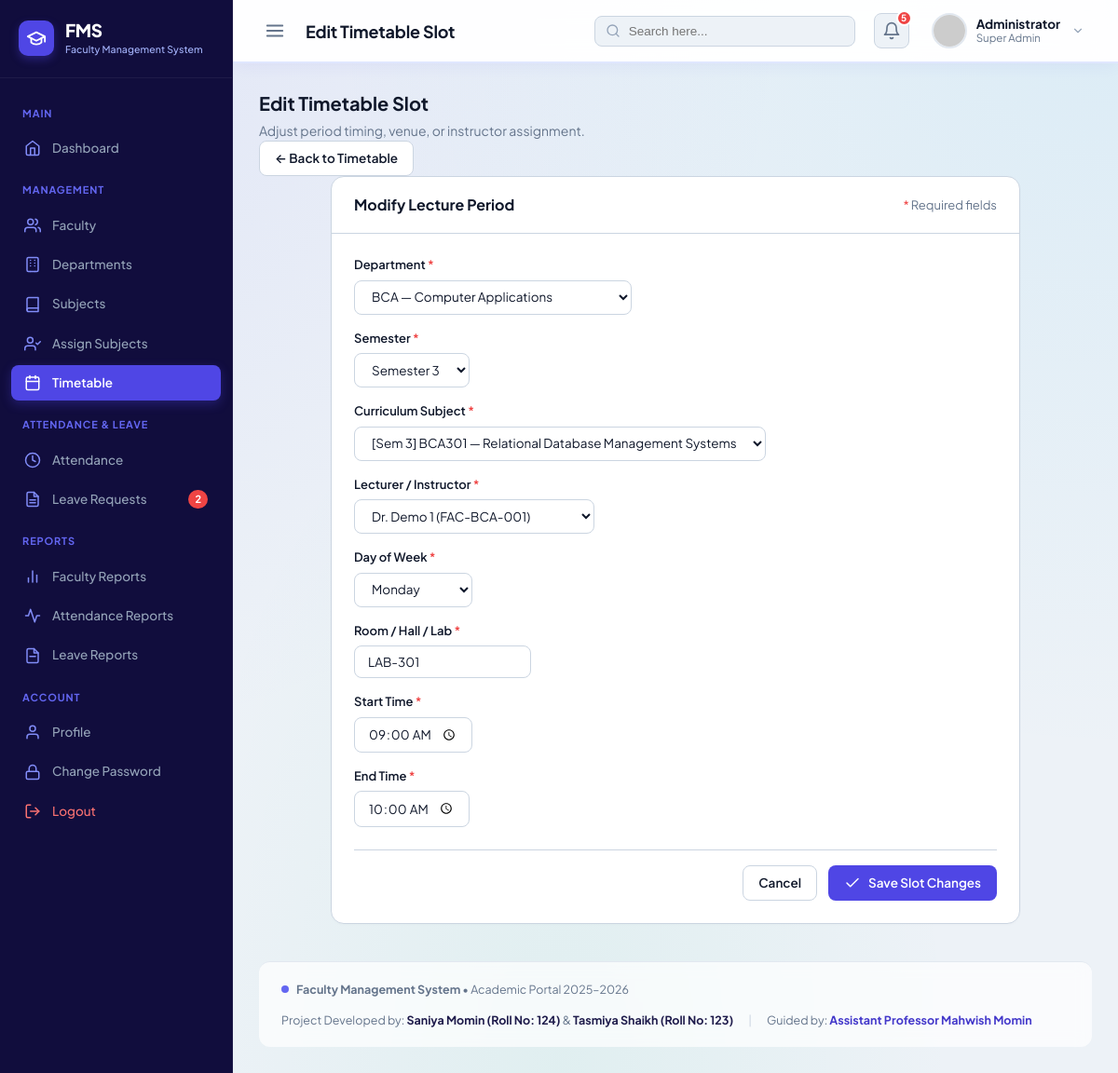
/admin/timetable/edit.php?id=1, run on the app's committed database.
### tables this page shows
CREATE TABLE `timetable` (
  `id` INT AUTO_INCREMENT PRIMARY KEY,
  `faculty_id` INT NOT NULL,
  `subject_id` INT NOT NULL,
  `department_id` INT NOT NULL,
  `day_of_week` ENUM('Monday', 'Tuesday', 'Wednesday', 'Thursday', 'Friday', 'Saturday') NOT NULL,
  `start_time` TIME NOT NULL,
  `end_time` TIME NOT NULL,
  `room_number` VARCHAR(30) NOT NULL,
  `semester` INT NOT NULL,
  `created_at` TIMESTAMP DEFAULT CURRENT_TIMESTAMP,
  UNIQUE KEY `unique_room_day_slot` (`room_number`, `day_of_week`, `start_time`),
  UNIQUE KEY `unique_faculty_day_slot` (`faculty_id`, `day_of_week`, `start_time`),
  INDEX `idx_timetable_day` (`day_of_week`),
  CONSTRAINT `fk_tt_faculty` FOREIGN KEY (`faculty_id`) 
    REFERENCES `faculty` (`id`) ON DELETE CASCADE ON UPDATE CASCADE,
  CONSTRAINT `fk_tt_subject` FOREIGN KEY (`subject_id`) 
    REFERENCES `subjects` (`id`) ON DELETE CASCADE ON UPDATE CASCADE,
  CONSTRAINT `fk_tt_department` FOREIGN KEY (`department_id`) 
    REFERENCES `departments` (`id`) ON DELETE CASCADE ON UPDATE CASCADE
);

CREATE TABLE `departments` (
  `id` INT AUTO_INCREMENT PRIMARY KEY,
  `dept_code` VARCHAR(10) NOT NULL UNIQUE,
  `dept_name` VARCHAR(100) NOT NULL,
  `description` VARCHAR(255) DEFAULT NULL,
  `created_at` TIMESTAMP DEFAULT CURRENT_TIMESTAMP
);

CREATE TABLE `faculty` (
  `id` INT AUTO_INCREMENT PRIMARY KEY,
  `user_id` INT NOT NULL UNIQUE,
  `department_id` INT NOT NULL,
  `emp_id` VARCHAR(20) NOT NULL UNIQUE,
  `full_name` VARCHAR(100) NOT NULL,
  `email` VARCHAR(100) NOT NULL UNIQUE,
  `phone` VARCHAR(20) NOT NULL,
  `designation` VARCHAR(100) NOT NULL,
  `qualification` VARCHAR(100) NOT NULL,
  `joining_date` DATE NOT NULL,
  `photo` VARCHAR(255) DEFAULT 'default_avatar.png',
  `created_at` TIMESTAMP DEFAULT CURRENT_TIMESTAMP,
  INDEX `idx_faculty_dept` (`department_id`),
  INDEX `idx_faculty_emp_id` (`emp_id`),
  CONSTRAINT `fk_faculty_user` FOREIGN KEY (`user_id`) 
    REFERENCES `users` (`id`) ON DELETE CASCADE ON UPDATE CASCADE,
  CONSTRAINT `fk_faculty_department` FOREIGN KEY (`department_id`) 
    REFERENCES `departments` (`id`) ON DELETE RESTRICT ON UPDATE CASCADE
);

### includes/functions.php (called while the page is built, shortened)
<?php
function escape($string) {
    return htmlspecialchars((string)($string ?? ''), ENT_QUOTES, 'UTF-8');
}

### admin/timetable/edit.php (the view, shortened to what this page needs)
<?php
$db = getDB();
$id = (int)($_GET['id'] ?? 0);
try {
    $stmt = $db->prepare("SELECT * FROM timetable WHERE id = ?");
    $stmt->execute([$id]);
    $slot = $stmt->fetch();
} catch (Exception $e) {
    setFlashMessage('danger', 'Error loading slot.');
    header('Location: ' . BASE_URL . 'admin/timetable/index.php');
    exit;
}
$departments = $db->query("SELECT id, dept_code, dept_name FROM departments ORDER BY dept_code ASC")->fetchAll();
$facultyList = $db->query("SELECT id, full_name, emp_id, department_id FROM faculty ORDER BY full_name ASC")->fetchAll();
$subjectsList = $db->query("SELECT id, subject_code, subject_name, semester, department_id FROM subjects ORDER BY department_id ASC, semester ASC, subject_code ASC")->fetchAll();
$departmentId = (int)$slot['department_id'];
$semester = (int)$slot['semester'];
$facultyId = (int)$slot['faculty_id'];
$subjectId = (int)$slot['subject_id'];
$dayOfWeek = $slot['day_of_week'];
$startTime = $slot['start_time'];
$endTime = $slot['end_time'];
$roomNumber = $slot['room_number'];
include __DIR__ . '/../../includes/header.php';
?>
<div class="content-header">
    <div>
        <h2 style="font-size: 20px; font-weight: 700; color: var(--text); margin: 0 0 4px;">Edit Timetable Slot</h2>
        <p style="color: var(--text-muted); font-size: 14px; margin: 0;">Adjust period timing, venue, or instructor assignment.</p>
    </div>
    <div>
        <a href="<?php echo BASE_URL; ?>admin/timetable/index.php?department_id=<?php echo $departmentId; ?>&semester=<?php echo $semester; ?>" class="btn btn-secondary">
            &larr; Back to Timetable
        </a>
    </div>
</div>
<div class="card" style="max-width: 740px; margin: 0 auto;">
    <div class="card-header">
        <h3 class="card-title">Modify Lecture Period</h3>
        <span style="font-size: 13px; color: var(--text-muted);"><span style="color: var(--danger);">*</span> Required fields</span>
    </div>
    <div class="card-body">
        <form method="POST" action="" novalidate>
            <div class="form-grid" style="grid-template-columns: repeat(auto-fit, minmax(220px, 1fr));">
                <div class="form-group">
                    <label for="department_id" class="form-label">
                        Department <span style="color: var(--danger);">*</span>
                    </label>
                    <select id="department_id" name="department_id" class="form-control" required>
                        <?php foreach ($departments as $d): ?>
                            <option value="<?php echo (int)$d['id']; ?>" <?php echo ($departmentId === (int)$d['id']) ? 'selected' : ''; ?>>
                                <?php echo escape($d['dept_code']); ?> — <?php echo escape($d['dept_name']); ?>
                            </option>
                        <?php endforeach; ?>
                    </select>
                </div>
                <div class="form-group">
                    <label for="semester" class="form-label">
                        Semester <span style="color: var(--danger);">*</span>
                    </label>
                    <select id="semester" name="semester" class="form-control" required>
                        <?php for ($s = 1; $s <= 8; $s++): ?>
                            <option value="<?php echo $s; ?>" <?php echo ($semester === $s) ? 'selected' : ''; ?>>
                                Semester <?php echo $s; ?>
                            </option>
                        <?php endfor; ?>
                    </select>
                </div>
                <div class="form-group" style="grid-column: 1 / -1;">
                    <label for="subject_id" class="form-label">
                        Curriculum Subject <span style="color: var(--danger);">*</span>
                    </label>
                    <select id="subject_id" name="subject_id" class="form-control" required>
                        <?php foreach ($subjectsList as $sub): ?>
                            <option value="<?php echo (int)$sub['id']; ?>" <?php echo ($subjectId === (int)$sub['id']) ? 'selected' : ''; ?>>
                                [Sem <?php echo (int)$sub['semester']; ?>] <?php echo escape($sub['subject_code']); ?> — <?php echo escape($sub['subject_name']); ?>
                            </option>
                        <?php endforeach; ?>
                    </select>
                </div>
                <div class="form-group" style="grid-column: 1 / -1;">
                    <label for="faculty_id" class="form-label">
                        Lecturer / Instructor <span style="color: var(--danger);">*</span>
                    </label>
                    <select id="faculty_id" name="faculty_id" class="form-control" required>
                        <?php foreach ($facultyList as $f): ?>
                            <option value="<?php echo (int)$f['id']; ?>" <?php echo ($facultyId === (int)$f['id']) ? 'selected' : ''; ?>>
                                <?php echo escape($f['full_name']); ?> (<?php echo escape($f['emp_id']); ?>)
                            </option>
                        <?php endforeach; ?>
                    </select>
                </div>
                <div class="form-group">
                    <label for="day_of_week" class="form-label">
                        Day of Week <span style="color: var(--danger);">*</span>
                    </label>
                    <select id="day_of_week" name="day_of_week" class="form-control" required>
                        <?php foreach (['Monday', 'Tuesday', 'Wednesday', 'Thursday', 'Friday', 'Saturday'] as $day): ?>
                            <option value="<?php echo $day; ?>" <?php echo ($dayOfWeek === $day) ? 'selected' : ''; ?>>
                                <?php echo $day; ?>
                            </option>
                        <?php endforeach; ?>
                    </select>
                </div>
                <div class="form-group">
                    <label for="room_number" class="form-label">
                        Room / Hall / Lab <span style="color: var(--danger);">*</span>
                    </label>
                    <input type="text"
                           id="room_number"
                           name="room_number"
                           class="form-control"
                           value="<?php echo escape($roomNumber); ?>"
                           required
                           style="text-transform: uppercase;">
                </div>
                <div class="form-group">
                    <label for="start_time" class="form-label">
                        Start Time <span style="color: var(--danger);">*</span>
                    </label>
                    <input type="time"
                           id="start_time"
                           name="start_time"
                           class="form-control"
                           value="<?php echo escape($startTime); ?>"
                           required>
                </div>
                <div class="form-group">
                    <label for="end_time" class="form-label">
                        End Time <span style="color: var(--danger);">*</span>
                    </label>
                    <input type="time"
                           id="end_time"
                           name="end_time"
                           class="form-control"
                           value="<?php echo escape($endTime); ?>"
                           required>
                </div>
            </div>
            <div style="display: flex; gap: 12px; justify-content: flex-end; margin-top: 24px; padding-top: 16px; border-top: 1px solid var(--border);">
                <a href="<?php echo BASE_URL; ?>admin/timetable/index.php" class="btn btn-secondary">
                    Cancel
                </a>
                <button type="submit" class="btn btn-primary">
                    <svg width="18" height="18" viewBox="0 0 24 24" fill="none" stroke="currentColor" stroke-width="2" stroke-linecap="round" stroke-linejoin="round">
                        <polyline points="20 6 9 17 4 12"/>
                    </svg>
                    Save Slot Changes
                </button>
            </div>
        </form>
    </div>
</div>
<?php include __DIR__ . '/../../includes/footer.php'; ?>

### assets/css/style.css (style rules this page uses)
:root { --primary: #4F46E5; --primary-hover: #4338CA; --primary-light: #EEF2FF; --sidebar-bg: #110D3D; --sidebar-hover: rgba(255, 255, 255, 0.07); --sidebar-active: #4F46E5; --sidebar-text: #94A3B8; --sidebar-text-active: #FFFFFF; --sidebar-header: #6366F1; --bg-main: #EDF2F7; --surface: #FFFFFF; --surface-subtle: #E2E8F0; --text-main: #0F172A; --text-muted: #64748B; --text-light: #94A3B8; --border: #CBD5E1; --border-light: #E2E8F0; --success: #10B981; --success-bg: #DCFCE7; --success-text: #15803D; --warning: #F59E0B; --warning-bg: #FEF3C7; --warning-text: #B45309; --danger: #EF4444; --danger-bg: #FEE2E2; --danger-text: #B91C1C; --info: #0284C7; --info-bg: #E0F2FE; --info-text: #0369A1; --sidebar-width: 250px; --topbar-height: 68px; --radius-sm: 6px; --radius-md: 10px; --radius-lg: 14px; }
*, *::before, *::after { box-sizing: border-box; margin: 0; padding: 0; }
body { font-family: 'Plus Jakarta Sans', -apple-system, BlinkMacSystemFont, "Segoe UI", Roboto, sans-serif; background-color: #EDF2F7; background-image: radial-gradient(at 0% 0%, rgba(99, 102, 241, 0.09) 0px, transparent 50%), radial-gradient(at 100% 0%, rgba(14, 165, 233, 0.08) 0px, transparent 50%), radial-gradient(at 50% 100%, rgba(16, 185, 129, 0.06) 0px, transparent 50%); background-attachment: fixed; color: var(--text-main); font-size: 14px; line-height: 1.5; -webkit-font-smoothing: antialiased; }
a { color: var(--primary); text-decoration: none; transition: color 0.15s ease; }
.card { background: #FFFFFF; border: 1px solid var(--border); border-radius: var(--radius-lg); box-shadow: 0 1px 3px rgba(0, 0, 0, 0.02); overflow: hidden; }
.card-header { padding: 18px 24px; border-bottom: 1px solid var(--border); display: flex; align-items: center; justify-content: space-between; flex-wrap: wrap; gap: 12px; }
.card-title { font-size: 16px; font-weight: 700; color: var(--text-main); }
.card-body { padding: 24px; }
.form-control, .form-select { background: #FFFFFF; border: 1px solid var(--border); border-radius: 8px; padding: 8px 14px; font-size: 13.5px; color: var(--text-main); outline: none; transition: all 0.15s ease; font-family: inherit; }
.form-label { display: block; font-size: 13px; font-weight: 600; color: var(--text-main); margin-bottom: 6px; }
.form-group { margin-bottom: 16px; }
.btn { display: inline-flex; align-items: center; justify-content: center; gap: 8px; padding: 8px 16px; border-radius: 8px; font-size: 13.5px; font-weight: 600; cursor: pointer; transition: all 0.15s ease; border: 1px solid transparent; text-decoration: none; font-family: inherit; }
.btn-primary { background: var(--primary); color: #FFFFFF; }
.btn-secondary { background: #FFFFFF; border-color: var(--border); color: var(--text-main); }

### data on the page
timetable: department_id "BCA — Computer Applications", semester "Semester 3", subject_id "[Sem 3] BCA301 — Relational Database Management Systems", faculty_id "Dr. Demo 1 (FAC-BCA-001)", day_of_week "Monday", room_number "Lab-301", start_time "09:00:00", end_time "10:00:00"

### other printed values
$pendingLeaveCount "2"
$pageTitle "Edit Timetable Slot"
$currentUser['full_name'] ?: 'Administrator' "Administrator"
